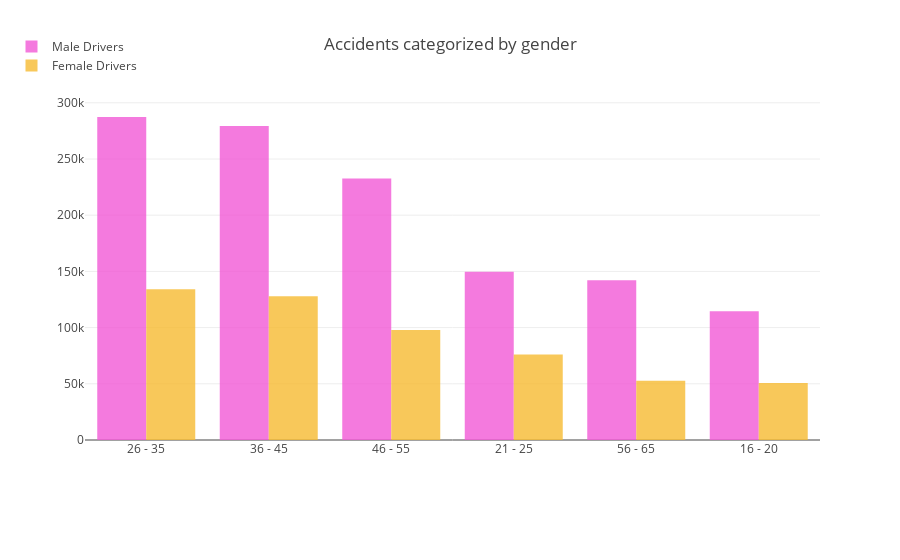

The cell this chart's notebook holds for it:
### Code cell
trace1 = go.Bar(
    x=male_age_band,
    y=male_accident_count,
    name='Male Drivers',
    marker=dict(color='#f259d6'),
    opacity=0.8
)
trace2 = go.Bar(
    x=female_age_band,
    y=female_accident_count,
    name='Female Drivers',
    marker=dict(color='#f7bb31'),
    opacity=0.8
)
data = [trace1, trace2]
layout = go.Layout(
    barmode='group',
    legend=dict(dict(x=-.1, y=1.2)),
    margin=dict(b=120),
    title = 'Accidents categorized by gender',
)

fig = go.Figure(data=data, layout=layout)
iplot(fig, filename='grouped-bar')

plt.show()

### Figure 1 — Plotly figure (JSON) as saved in the notebook; plotly's stock layout.template omitted (floating-point values rounded to 4 significant figures)
{"data": [{"marker": {"color": "#f259d6"}, "name": "Male Drivers", "opacity": 0.8, "type": "bar", "uid": "97c20280-e6ca-4120-acec-effe8a5d9bd8", "x": ["26 - 35", "36 - 45", "46 - 55", "21 - 25", "56 - 65", "16 - 20"], "y": [287379, 279454, 232553, 149759, 142134, 114627]}, {"marker": {"color": "#f7bb31"}, "name": "Female Drivers", "opacity": 0.8, "type": "bar", "uid": "c1faf8c0-3a76-4bd7-9e57-745c0f0b5219", "x": ["26 - 35", "36 - 45", "46 - 55", "21 - 25", "56 - 65", "16 - 20"], "y": [134236, 128007, 97851, 76147, 52753, 50738]}], "layout": {"barmode": "group", "legend": {"x": -0.1, "y": 1.2}, "margin": {"b": 120}, "title": {"text": "Accidents categorized by gender"}}}
